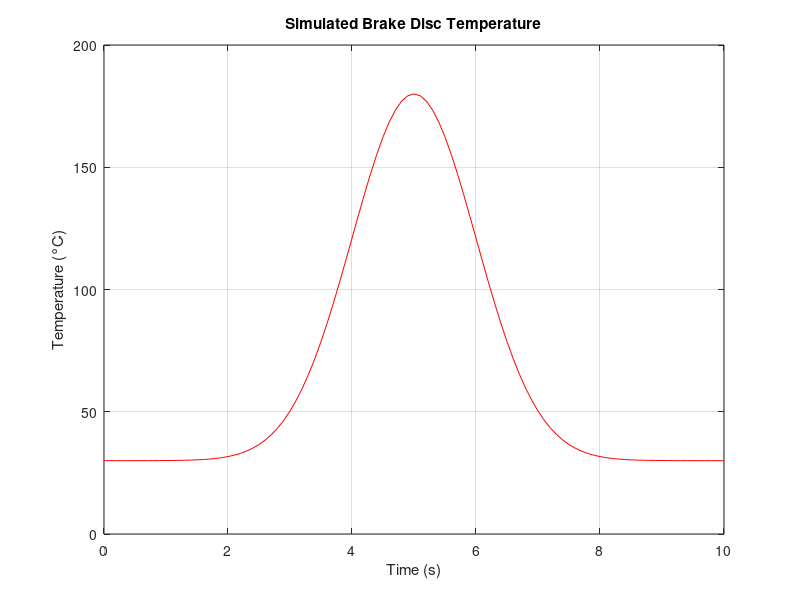
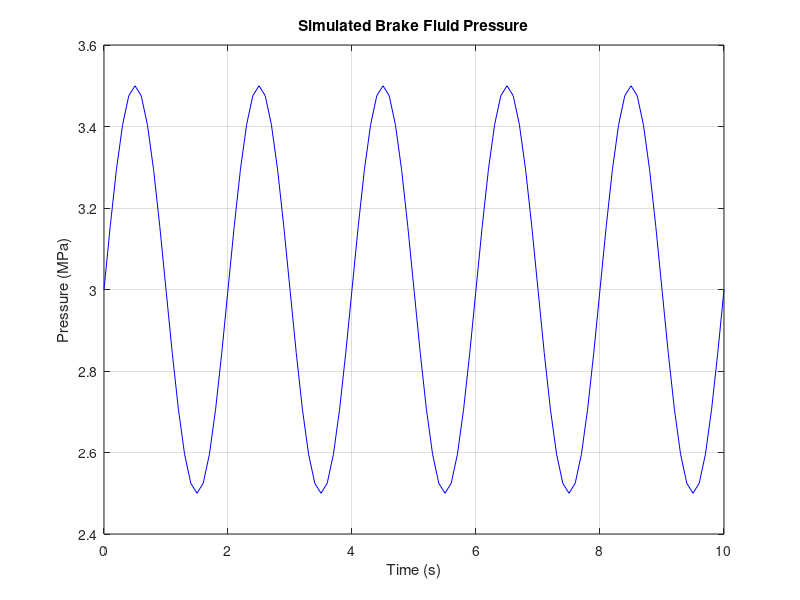
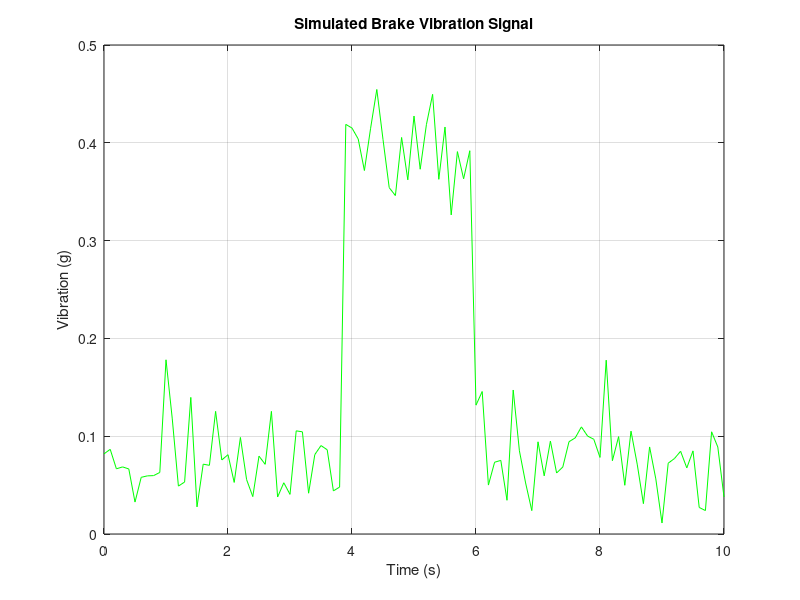
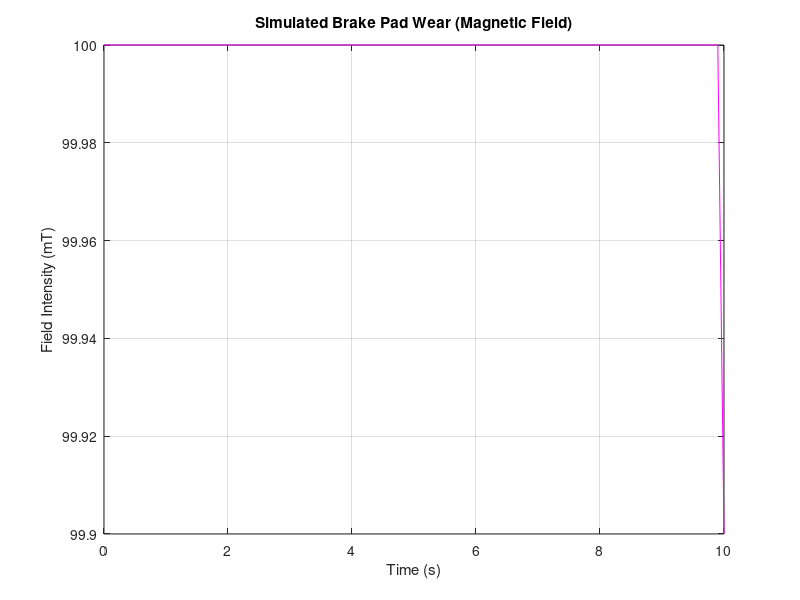

Reproduce these figures in MATLAB, in order.
% -------------------------------------------------
% Author : Satyendra Maurya
% BITS ID: 2023HT65067
% Project: Brake System Prognosis
% v1.4 - Corrected the MLX90393 sensor parameter
% -------------------------------------------------

clear; clc; close all;
t = 0:0.1:10;

% 1. Simulating Brake Disc Temperature Sensor
figure;
plot(t, 30 + 150 * exp(-0.5 * (t - 5).^2), 'r');
title('Simulated Brake Disc Temperature');
xlabel('Time (s)');
ylabel('Temperature (°C)');
grid on;

% 2. Simulating Brake Fluid Pressure Sensor
figure;
plot(t, 3 + 0.5 * sin(2 * pi * 0.5 * t), 'b');
title('Simulated Brake Fluid Pressure');
xlabel('Time (s)');
ylabel('Pressure (MPa)');
grid on;

% 3. Simulating MPU6050-Vibration Sensor
vib_x = randn(size(t)) * 0.05;
vib_y = randn(size(t)) * 0.05;
vib_z = randn(size(t)) * 0.05;

vibration = sqrt(vib_x.^2 + vib_y.^2 + vib_z.^2);  % Overall vibration magnitude

vibration(40:60) = vibration(40:60) + 0.3;  
figure;
plot(t, vibration, 'g');
title('Simulated Brake Vibration Signal');
xlabel('Time (s)');
ylabel('Vibration (g)');
grid on;

% 4. Simulating MLX90393-Brake Pad Wear Sensor
wear = ones(size(t)) * 100;  % Brake pad magnetic value stays almost constant
wear(end) = 99.9;  % Very tiny change to simulate microscopic wear
figure;
plot(t, wear, 'm');
title('Simulated Brake Pad Wear (Magnetic Field)');
xlabel('Time (s)');
ylabel('Field Intensity (mT)');
grid on;

